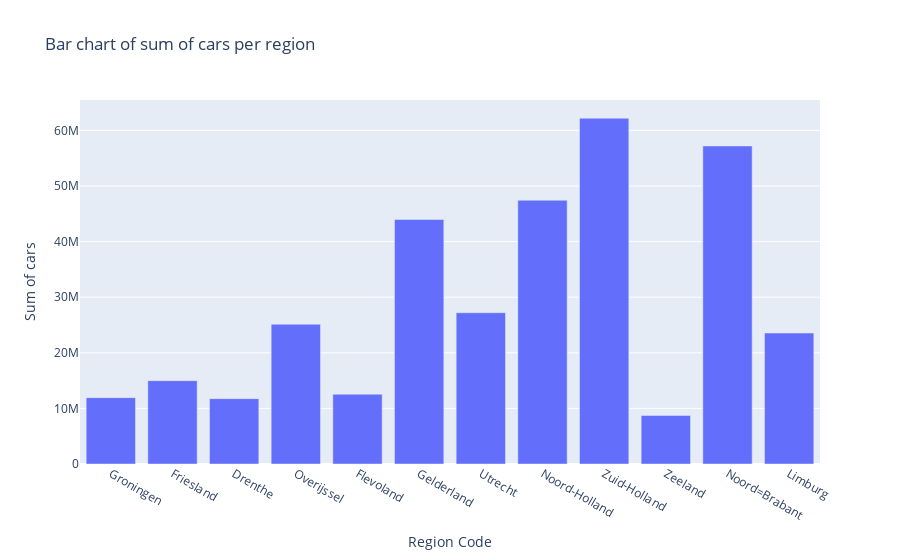

Source (notebook cell):
### Markdown cell above
Made this visualization code with Farheen.

### Code cell
import plotly.express as px


bar = px.bar(dfprovince, x='RegioS', y= 'Sum', title='Bar chart of sum of cars per region')
bar.update_layout(yaxis_title='Sum of cars', xaxis_title= "Region Code", barmode='group') 

bar.show()

### Figure 1 — Plotly figure (JSON) as saved in the notebook; plotly's stock layout.template omitted (floating-point values rounded to 4 significant figures)
{"data": [{"alignmentgroup": "True", "hovertemplate": "RegioS=%{x}<br>Sum=%{y}<extra></extra>", "legendgroup": "", "marker": {"color": "#636efa", "pattern": {"shape": ""}}, "name": "", "offsetgroup": "", "orientation": "v", "showlegend": false, "textposition": "auto", "type": "bar", "x": ["Groningen", "Friesland", "Drenthe", "Overijssel", "Flevoland", "Gelderland", "Utrecht", "Noord-Holland", "Zuid-Holland", "Zeeland", "Noord=Brabant", "Limburg"], "xaxis": "x", "y": [11936457, 14990976, 11755668, 25136738, 12550586, 43979534, 27202822, 47438165, 62190626, 8732228, 57201144, 23560147], "yaxis": "y"}], "layout": {"barmode": "group", "legend": {"tracegroupgap": 0}, "title": {"text": "Bar chart of sum of cars per region"}, "xaxis": {"anchor": "y", "domain": [0, 1], "title": {"text": "Region Code"}}, "yaxis": {"anchor": "x", "domain": [0, 1], "title": {"text": "Sum of cars"}}}}
